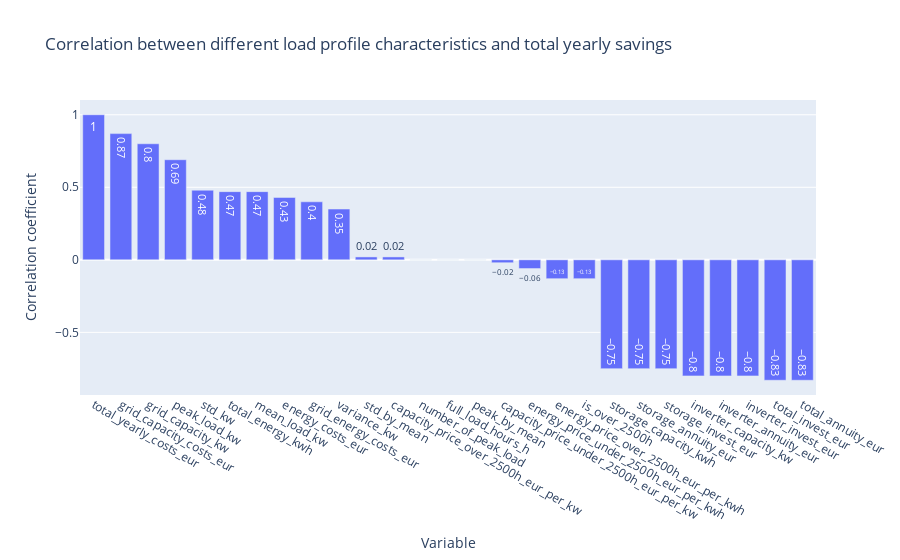

The cell this chart's notebook holds for it:
### Code cell
fig_df = abs_correlations_df[["total_yearly_costs_eur"]].round(2)
fig_df.sort_values("total_yearly_costs_eur", inplace=True, ascending=False)
fig = px.bar(
    data_frame=fig_df,
    y="total_yearly_costs_eur",
    text_auto=True,
    title="Correlation between different load profile characteristics and total yearly savings")
fig.update_layout(yaxis_title="Correlation coefficient", xaxis_title="Variable")

### Figure 1 — Plotly figure (JSON) as saved in the notebook; plotly's stock layout.template omitted (floating-point values rounded to 4 significant figures)
{"data": [{"alignmentgroup": "True", "hovertemplate": "index=%{x}<br>total_yearly_costs_eur=%{y}<extra></extra>", "legendgroup": "", "marker": {"color": "#636efa", "pattern": {"shape": ""}}, "name": "", "offsetgroup": "", "orientation": "v", "showlegend": false, "textposition": "auto", "texttemplate": "%{y}", "type": "bar", "x": ["total_yearly_costs_eur", "grid_capacity_costs_eur", "grid_capacity_kw", "peak_load_kw", "std_kw", "total_energy_kwh", "mean_load_kw", "energy_costs_eur", "grid_energy_costs_eur", "variance_kw", "std_by_mean", "capacity_price_over_2500h_eur_per_kw", "number_of_peak_load", "full_load_hours_h", "peak_by_mean", "capacity_price_under_2500h_eur_per_kw", "energy_price_under_2500h_eur_per_kwh", "energy_price_over_2500h_eur_per_kwh", "is_over_2500h", "storage_capacity_kwh", "storage_annuity_eur", "storage_invest_eur", "inverter_capacity_kw", "inverter_annuity_eur", "inverter_invest_eur", "total_invest_eur", "total_annuity_eur"], "xaxis": "x", "y": [1, 0.87, 0.8, 0.69, 0.48, 0.47, 0.47, 0.43, 0.4, 0.35, 0.02, 0.02, 0, 0, 0, -0.02, -0.06, -0.13, -0.13, -0.75, -0.75, -0.75, -0.8, -0.8, -0.8, -0.83, -0.83], "yaxis": "y"}], "layout": {"barmode": "relative", "legend": {"tracegroupgap": 0}, "title": {"text": "Correlation between different load profile characteristics and total yearly savings"}, "xaxis": {"anchor": "y", "domain": [0, 1], "title": {"text": "Variable"}}, "yaxis": {"anchor": "x", "domain": [0, 1], "title": {"text": "Correlation coefficient"}}}}
